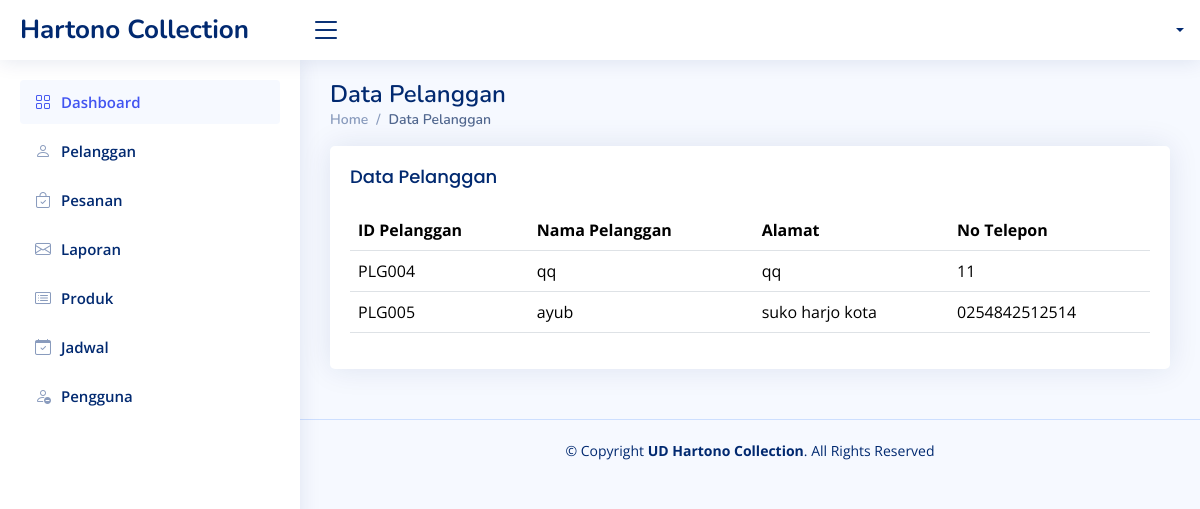
The app's page /owner/pelanggan.php (signed in) with its own data.
### tables this page shows
CREATE TABLE `pelanggan` (
  `id_pelanggan` varchar(11) NOT NULL,
  `nama` varchar(100) NOT NULL,
  `alamat` varchar(200) NOT NULL,
  `no_telepon` varchar(15) NOT NULL,
  `username` varchar(250) NOT NULL,
  `password` varchar(250) NOT NULL
);

### owner/pelanggan.php (the view, shortened to what this page needs)
<!DOCTYPE html>
<html lang="en">
<?php include 'root/head.php'; ?>
<body>
    <?php include 'root/navbar.php'; ?>
    <main id="main" class="main">
        <div class="pagetitle">
            <h1>Data Pelanggan</h1>
            <nav>
                <ol class="breadcrumb">
                    <li class="breadcrumb-item"><a href="index.html">Home</a></li>
                    <li class="breadcrumb-item active">Data Pelanggan</li>
                </ol>
            </nav>
        </div>
        <section class="section dashboard">
            <div class="row">
                <div class="col-lg-12">
                    <div class="row">
                        <div class="col-lg-12">
                            <div class="card">
                                <div class="card-body">
                                    <h5 class="card-title">Data Pelanggan</h5>
                                    <?php
                                    include('../koneksi/koneksi.php');
                                    $sqlPelanggan = "SELECT * FROM pelanggan";
                                    $resultPelanggan = $conn->query($sqlPelanggan);
                                    if ($resultPelanggan->num_rows > 0) {
                                        echo "<table class='table datatable'>
                                                <thead>
                                                    <th>ID Pelanggan</th>
                                                    <th>Nama Pelanggan</th>
                                                    <th>Alamat</th>
                                                    <th>No Telepon</th>
                                                </thead>";
                                        while ($rowPelanggan = $resultPelanggan->fetch_assoc()) {
                                            echo "<tr>
                                                    <td>" . $rowPelanggan['id_pelanggan'] . "</td>
                                                    <td>" . $rowPelanggan['nama'] . "</td>
                                                    <td>" . $rowPelanggan['alamat'] . "</td>
                                                    <td>" . $rowPelanggan['no_telepon'] . "</td>
                                                </tr>";
                                        }
                                        echo "</table>";
                                    } else {
                                        echo "Tidak ada data pelanggan.";
                                    }
                                    ?>
                                </div>
                            </div>
                        </div>
                    </div>
                </div>
            </div>
        </section>
    </main>
    <?php include 'root/footer.php'; ?>
</body>
</html>

### owner/assets/css/style.css (style rules this page uses)
:root { scroll-behavior: smooth; }
body { font-family: "Open Sans", sans-serif; background: #f6f9ff; color: #444444; }
a { color: #4154f1; text-decoration: none; }
h1, h2, h3, h4, h5, h6 { font-family: "Nunito", sans-serif; }
#main { margin-top: 60px; padding: 20px 30px; transition: all 0.3s; }
.pagetitle { margin-bottom: 10px; }
.pagetitle h1 { font-size: 24px; margin-bottom: 0; font-weight: 600; color: #012970; }
.card { margin-bottom: 30px; border: none; border-radius: 5px; box-shadow: 0px 0 30px rgba(1, 41, 112, 0.1); }
.card-title { padding: 20px 0 15px 0; font-size: 18px; font-weight: 500; color: #012970; font-family: "Poppins", sans-serif; }
.card-body { padding: 0 20px 20px 20px; }
.breadcrumb { font-size: 14px; font-family: "Nunito", sans-serif; color: #899bbd; font-weight: 600; }
.breadcrumb a { color: #899bbd; transition: 0.3s; }
.breadcrumb .breadcrumb-item::before { color: #899bbd; }
.breadcrumb .active { color: #51678f; font-weight: 600; }
@media (min-width: 1200px) { #main, #footer { margin-left: 300px; } }

### records on screen
pelanggan: id_pelanggan "PLG004", nama "qq", alamat "qq", no_telepon "11"
pelanggan: id_pelanggan "PLG005", nama "ayub", alamat "suko harjo kota", no_telepon "0254842512514"
